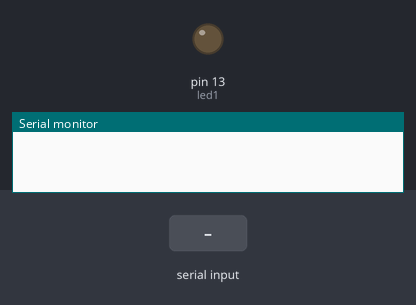
Recording of a sketch running on a simulated Arduino Uno, built with avr-gcc and run on an emulated ATmega328P. Parts: output pins drawn as LEDs (lit = HIGH), the last lines printed to the serial monitor. The test bench sets the inputs (shaded band).

Above: at 1.2 s.
1.3 s: "1" received over Serial
At 1.6 s:
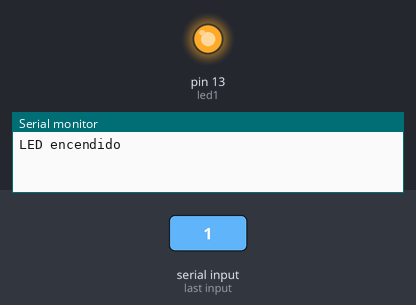
2.8 s: "0" received over Serial
At 3.9 s:
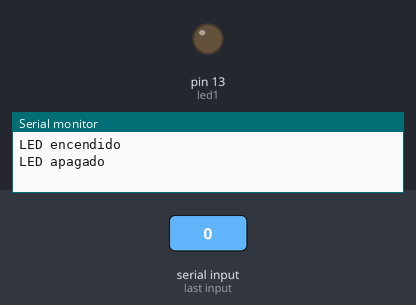
Timing chart, 0 to 5.8 s (numbered marks = the images above; inputs shaded):
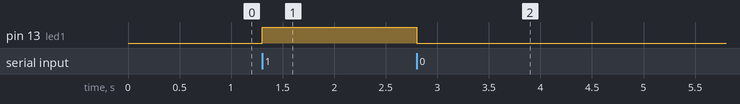

The sketch:

BluetoothHM10-Arduino.ino
```cpp
/*

AUTOR: MICROSIDE TECHNOLOGY S.A. DE C.V.

FECHA: JUNIO 2019

*/

/**************************************************************************

Esta práctica consiste en realizar el envio de datos por medio de un módulo

Bluetooth, usando el protocolo de comunicación serial UART, para enviar un

comando simple para prender y apagar un LED incluido en los módulos X-UNO, X-MEGA o X-NANO

y un segundo comando para preguntar el estado de un botón.

**************************************************************************/

#include <SoftwareSerial.h>
int led1 = 13;
int data;

const int BOTON = 8; //Número del pin para BOTÓN
int EstadoBoton = 0; //Variable para guardar el estado

void setup()
{
  Serial.begin(9600);       //configura comunicación serial
  pinMode(led1,OUTPUT);    //configura pin como salida para el LED
  pinMode (BOTON, INPUT_PULLUP);  //Inicializa el PIN como entrada con pull - up
}

void loop()
{
  while(Serial.available())                           //espera recibir un dato del Bluetooth
  {
    data = Serial.read();                           //lee el dato recibido
    if(data == '1')
    {

        digitalWrite(led1,HIGH);               //enciende el LED
        Serial.println("LED encendido");    //imprime en el monitor serial

    }
    if(data == '0')
    {

        digitalWrite(led1,LOW);            //apaga el LED
        Serial.println("LED apagado");

    }
    else if(data == '?')
    {
       EstadoBoton = digitalRead (BOTON);               //Leer estado del botón
          if (EstadoBoton == HIGH)                                         //Pregunta el estado del botón
           {
            Serial.println ("0");                                      //Envía un 0 si el botón no está presionado
          }
          else
          {
          Serial.println ("1");                         //Envía un 1 si el botón está presionado
          }
    }
  }
}
```

Measured:
- after the input at 1.3 s, pin 13 (led1): LOW → HIGH at once
- after the input at 2.8 s, pin 13 (led1): HIGH → LOW at once
